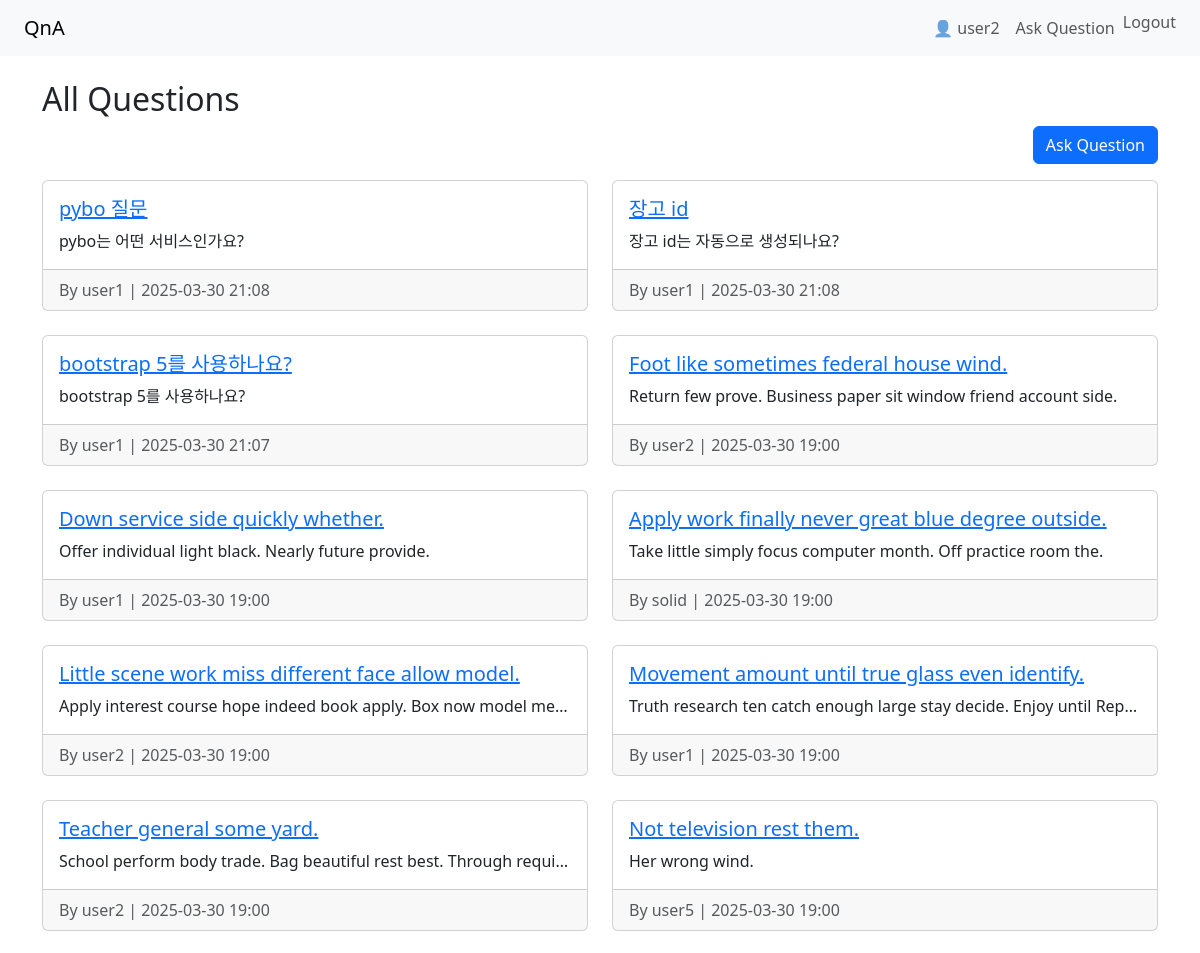
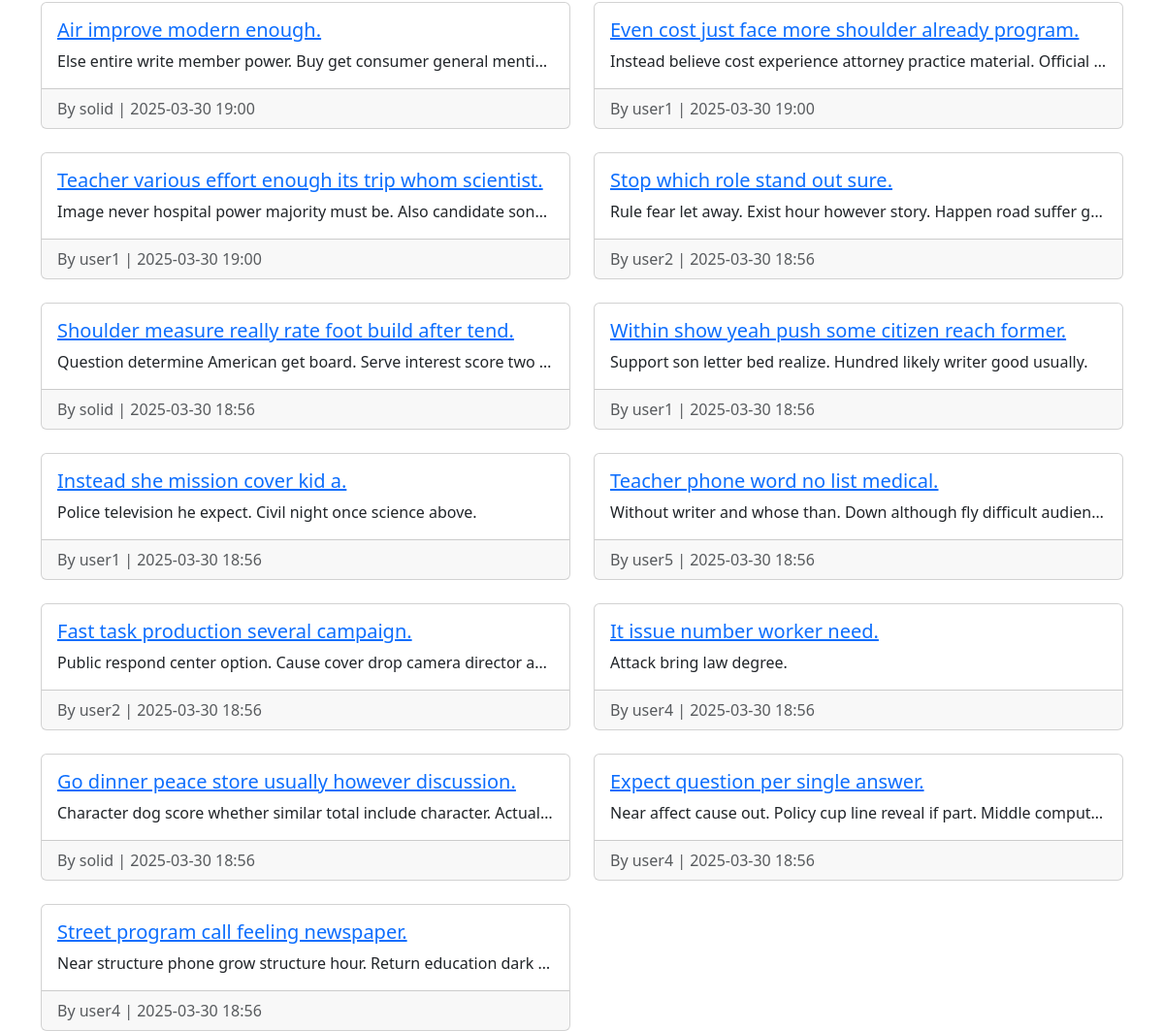
The page / (signed in) on the database its author committed (2 pictures, top to bottom).
### qa/models.py (models this page shows, shortened)
class Question(models.Model):
    title = models.CharField(max_length=200)
    content = models.TextField()
    author = models.ForeignKey(User, on_delete=models.CASCADE)
    created_at = models.DateTimeField(auto_now_add=True)

### qa/views.py (the view)
# urls.py: path('', views.question_list, name='question_list'),
def question_list(request):
    questions = Question.objects.order_by('-created_at')
    return render(request, 'qa/question_list.html', {'questions': questions})

### qa/templates/qa/question_list.html
{% extends 'qa/base.html' %}
{% block content %}
    <h2>All Questions</h2>
    <div class="d-flex justify-content-end mb-3">
        <a href="{% url 'ask_question' %}" class="btn btn-primary">Ask Question</a>
    </div>
    <div class="row row-cols-1 row-cols-md-2 g-4">
        {% for question in questions %}
            <div class="col">
                <div class="card h-100">
                    <div class="card-body">
                        <h5 class="card-title">
                            <a href="{% url 'question_detail' question.pk %}">
                                {{ question.title }}
                            </a>
                        </h5>
                        <p class="card-text text-truncate">
                            {{ question.content }}
                        </p>
                    </div>
                    <div class="card-footer text-muted">
                        By {{ question.author.username }} | {{ question.created_at|date:"Y-m-d H:i" }}
                    </div>
                </div>
            </div>
        {% empty %}
            <p>No questions yet.</p>
        {% endfor %}
    </div>
{% endblock %}

### qa/templates/qa/base.html (shortened to what this page needs)
<!DOCTYPE html>
<html lang="en">
<head>
    <link href="https://cdn.jsdelivr.net/npm/bootstrap@5.3.2/dist/css/bootstrap.min.css" rel="stylesheet">
</head>
<body>
    <nav class="navbar navbar-expand-lg navbar-light bg-light px-4">
        <a class="navbar-brand" href="/">QnA</a>
        <div class="collapse navbar-collapse">
            <ul class="navbar-nav ms-auto">
                {% if user.is_authenticated %}
                    <li class="nav-item">
                        <span class="nav-link">👤 {{ user.username }}</span>
                    </li>
                    <li class="nav-item">
                        <a class="nav-link" href="{% url 'ask_question' %}">Ask Question</a>
                    </li>
                    <li class="nav-item">
                        <form action="{% url 'logout' %}" method="post" class="d-inline">
                            <button type="submit" class="btn btn-link nav-link" style="display:inline; padding: 0;">
                                Logout
                            </button>
                        </form>
                    </li>
                {% else %}
                    <li class="nav-item">
                        <a class="nav-link" href="{% url 'login' %}">Login</a>
                    </li>
                {% endif %}
            </ul>
        </div>
    </nav>
    <div class="container mt-4">
        {% block content %}
        {% endblock %}
    </div>
</body>
</html>

### rows shown on the page
Question: title "pybo 질문", content "pybo는 어떤 서비스인가요?", author.username "user1", created_at "2025-03-30 21:08"
Question: title "장고 id", content "장고 id는 자동으로 생성되나요?", author.username "user1", created_at "2025-03-30 21:08"
Question: title "bootstrap 5를 사용하나요?", content "bootstrap 5를 사용하나요?", author.username "user1", created_at "2025-03-30 21:07"
Question: title "Foot like sometimes federal house wind.", content "Return few prove. Business paper sit window friend account side.", author.username "user2", created_at "2025-03-30 19:00"
Question: title "Down service side quickly whether.", content "Offer individual light black. Nearly future provide.", author.username "user1", created_at "2025-03-30 19:00"
Question: title "Apply work finally never great blue degree outside.", content "Take little simply focus computer month. Off practice room the.", author.username "solid", created_at "2025-03-30 19:00"
Question: title "Little scene work miss different face allow model.", content "Apply interest course hope indeed book apply. Box now model me…", author.username "user2", created_at "2025-03-30 19:00"
Question: title "Movement amount until true glass even identify.", content "Truth research ten catch enough large stay decide. Enjoy until Rep…", author.username "user1", created_at "2025-03-30 19:00"
Question: title "Teacher general some yard.", content "School perform body trade. Bag beautiful rest best. Through requi…", author.username "user2", created_at "2025-03-30 19:00"
Question: title "Not television rest them.", content "Her wrong wind.", author.username "user5", created_at "2025-03-30 19:00"
Question: title "Air improve modern enough.", content "Else entire write member power. Buy get consumer general menti…", author.username "solid", created_at "2025-03-30 19:00"
Question: title "Even cost just face more shoulder already program.", content "Instead believe cost experience attorney practice material. Official…", author.username "user1", created_at "2025-03-30 19:00"
Question: title "Teacher various effort enough its trip whom scientist.", content "Image never hospital power majority must be. Also candidate son…", author.username "user1", created_at "2025-03-30 19:00"
Question: title "Stop which role stand out sure.", content "Rule fear let away. Exist hour however story. Happen road suffer g…", author.username "user2", created_at "2025-03-30 18:56"
Question: title "Shoulder measure really rate foot build after tend.", content "Question determine American get board. Serve interest score two…", author.username "solid", created_at "2025-03-30 18:56"
Question: title "Within show yeah push some citizen reach former.", content "Support son letter bed realize. Hundred likely writer good usually.", author.username "user1", created_at "2025-03-30 18:56"
Question: title "Instead she mission cover kid a.", content "Police television he expect. Civil night once science above.", author.username "user1", created_at "2025-03-30 18:56"
Question: title "Teacher phone word no list medical.", content "Without writer and whose than. Down although fly difficult audien…", author.username "user5", created_at "2025-03-30 18:56"
Question: title "Fast task production several campaign.", content "Public respond center option. Cause cover drop camera director a…", author.username "user2", created_at "2025-03-30 18:56"
Question: title "It issue number worker need.", content "Attack bring law degree.", author.username "user4", created_at "2025-03-30 18:56"
Question: title "Go dinner peace store usually however discussion.", content "Character dog score whether similar total include character. Actual…", author.username "solid", created_at "2025-03-30 18:56"
Question: title "Expect question per single answer.", content "Near affect cause out. Policy cup line reveal if part. Middle comput…", author.username "user4", created_at "2025-03-30 18:56"
Question: title "Street program call feeling newspaper.", content "Near structure phone grow structure hour. Return education dark…", author.username "user4", created_at "2025-03-30 18:56"

### other values the page prints
{{ user.username }} "user2"
